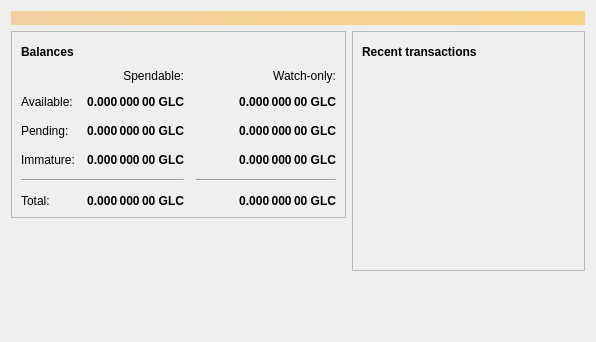
<?xml version="1.0" encoding="UTF-8"?>
<ui version="4.0">
 <class>OverviewPage</class>
 <widget class="QWidget" name="OverviewPage">
  <property name="geometry">
   <rect>
    <x>0</x>
    <y>0</y>
    <width>596</width>
    <height>342</height>
   </rect>
  </property>
  <property name="windowTitle">
   <string>Form</string>
  </property>
  <layout class="QVBoxLayout" name="topLayout">
   <item>
    <widget class="QLabel" name="labelAlerts">
     <property name="visible">
      <bool>false</bool>
     </property>
     <property name="styleSheet">
      <string notr="true">QLabel { background-color: qlineargradient(x1: 0, y1: 0, x2: 1, y2: 0, stop:0 #F0D0A0, stop:1 #F8D488); color:#000000; }</string>
     </property>
     <property name="wordWrap">
      <bool>true</bool>
     </property>
     <property name="margin">
      <number>3</number>
     </property>
     <property name="textInteractionFlags">
      <set>Qt::TextSelectableByMouse</set>
     </property>
    </widget>
   </item>
   <item>
    <layout class="QHBoxLayout" name="horizontalLayout" stretch="1,1">
     <item>
      <layout class="QVBoxLayout" name="verticalLayout_2">
       <item>
        <widget class="QFrame" name="frame">
         <property name="frameShape">
          <enum>QFrame::StyledPanel</enum>
         </property>
         <property name="frameShadow">
          <enum>QFrame::Raised</enum>
         </property>
         <layout class="QVBoxLayout" name="verticalLayout_4">
          <item>
           <layout class="QHBoxLayout" name="horizontalLayout_4">
            <item>
             <widget class="QLabel" name="label_5">
              <property name="font">
               <font>
                <weight>75</weight>
                <bold>true</bold>
               </font>
              </property>
              <property name="text">
               <string>Balances</string>
              </property>
             </widget>
            </item>
            <item>
             <widget class="QPushButton" name="labelWalletStatus">
              <property name="enabled">
               <bool>true</bool>
              </property>
              <property name="maximumSize">
               <size>
                <width>30</width>
                <height>16777215</height>
               </size>
              </property>
              <property name="toolTip">
               <string>The displayed information may be out of date. Your wallet automatically synchronizes with the Bitcoin network after a connection is established, but this process has not completed yet.</string>
              </property>
              <property name="text">
               <string/>
              </property>
              <property name="icon">
               <iconset resource="../bitcoin.qrc">
                <normaloff>:/icons/warning</normaloff>
                <disabledoff>:/icons/warning</disabledoff>:/icons/warning</iconset>
              </property>
              <property name="iconSize">
               <size>
                <width>24</width>
                <height>24</height>
               </size>
              </property>
              <property name="flat">
               <bool>true</bool>
              </property>
             </widget>
            </item>
            <item>
             <spacer name="horizontalSpacer_3">
              <property name="orientation">
               <enum>Qt::Horizontal</enum>
              </property>
              <property name="sizeHint" stdset="0">
               <size>
                <width>40</width>
                <height>20</height>
               </size>
              </property>
             </spacer>
            </item>
           </layout>
          </item>
          <item>
           <layout class="QGridLayout" name="gridLayout">
            <property name="spacing">
             <number>12</number>
            </property>
            <item row="2" column="2">
             <widget class="QLabel" name="labelWatchPending">
              <property name="font">
               <font>
                <weight>75</weight>
                <bold>true</bold>
               </font>
              </property>
              <property name="cursor">
               <cursorShape>IBeamCursor</cursorShape>
              </property>
              <property name="toolTip">
               <string>Unconfirmed transactions to watch-only addresses</string>
              </property>
              <property name="text">
               <string notr="true">0.000 000 00 GLC</string>
              </property>
              <property name="alignment">
               <set>Qt::AlignRight|Qt::AlignTrailing|Qt::AlignVCenter</set>
              </property>
              <property name="textInteractionFlags">
               <set>Qt::LinksAccessibleByMouse|Qt::TextSelectableByKeyboard|Qt::TextSelectableByMouse</set>
              </property>
             </widget>
            </item>
            <item row="2" column="1">
             <widget class="QLabel" name="labelUnconfirmed">
              <property name="font">
               <font>
                <weight>75</weight>
                <bold>true</bold>
               </font>
              </property>
              <property name="cursor">
               <cursorShape>IBeamCursor</cursorShape>
              </property>
              <property name="toolTip">
               <string>Total of transactions that have yet to be confirmed, and do not yet count toward the spendable balance</string>
              </property>
              <property name="text">
               <string notr="true">0.000 000 00 GLC</string>
              </property>
              <property name="alignment">
               <set>Qt::AlignRight|Qt::AlignTrailing|Qt::AlignVCenter</set>
              </property>
              <property name="textInteractionFlags">
               <set>Qt::LinksAccessibleByMouse|Qt::TextSelectableByKeyboard|Qt::TextSelectableByMouse</set>
              </property>
             </widget>
            </item>
            <item row="3" column="2">
             <widget class="QLabel" name="labelWatchImmature">
              <property name="font">
               <font>
                <weight>75</weight>
                <bold>true</bold>
               </font>
              </property>
              <property name="cursor">
               <cursorShape>IBeamCursor</cursorShape>
              </property>
              <property name="toolTip">
               <string>Mined balance in watch-only addresses that has not yet matured</string>
              </property>
              <property name="text">
               <string notr="true">0.000 000 00 GLC</string>
              </property>
              <property name="alignment">
               <set>Qt::AlignRight|Qt::AlignTrailing|Qt::AlignVCenter</set>
              </property>
              <property name="textInteractionFlags">
               <set>Qt::LinksAccessibleByMouse|Qt::TextSelectableByKeyboard|Qt::TextSelectableByMouse</set>
              </property>
             </widget>
            </item>
            <item row="4" column="0" colspan="2">
             <widget class="Line" name="line">
              <property name="orientation">
               <enum>Qt::Horizontal</enum>
              </property>
             </widget>
            </item>
            <item row="4" column="2">
             <widget class="Line" name="lineWatchBalance">
              <property name="sizePolicy">
               <sizepolicy hsizetype="Preferred" vsizetype="Fixed">
                <horstretch>0</horstretch>
                <verstretch>0</verstretch>
               </sizepolicy>
              </property>
              <property name="minimumSize">
               <size>
                <width>140</width>
                <height>0</height>
               </size>
              </property>
              <property name="orientation">
               <enum>Qt::Horizontal</enum>
              </property>
             </widget>
            </item>
            <item row="5" column="0">
             <widget class="QLabel" name="labelTotalText">
              <property name="text">
               <string>Total:</string>
              </property>
             </widget>
            </item>
            <item row="3" column="1">
             <widget class="QLabel" name="labelImmature">
              <property name="font">
               <font>
                <weight>75</weight>
                <bold>true</bold>
               </font>
              </property>
              <property name="cursor">
               <cursorShape>IBeamCursor</cursorShape>
              </property>
              <property name="toolTip">
               <string>Mined balance that has not yet matured</string>
              </property>
              <property name="text">
               <string notr="true">0.000 000 00 GLC</string>
              </property>
              <property name="alignment">
               <set>Qt::AlignRight|Qt::AlignTrailing|Qt::AlignVCenter</set>
              </property>
              <property name="textInteractionFlags">
               <set>Qt::LinksAccessibleByMouse|Qt::TextSelectableByKeyboard|Qt::TextSelectableByMouse</set>
              </property>
             </widget>
            </item>
            <item row="2" column="3">
             <spacer name="horizontalSpacer_2">
              <property name="orientation">
               <enum>Qt::Horizontal</enum>
              </property>
              <property name="sizeHint" stdset="0">
               <size>
                <width>40</width>
                <height>20</height>
               </size>
              </property>
             </spacer>
            </item>
            <item row="3" column="0">
             <widget class="QLabel" name="labelImmatureText">
              <property name="text">
               <string>Immature:</string>
              </property>
             </widget>
            </item>
            <item row="5" column="1">
             <widget class="QLabel" name="labelTotal">
              <property name="font">
               <font>
                <weight>75</weight>
                <bold>true</bold>
               </font>
              </property>
              <property name="cursor">
               <cursorShape>IBeamCursor</cursorShape>
              </property>
              <property name="toolTip">
               <string>Your current total balance</string>
              </property>
              <property name="text">
               <string notr="true">0.000 000 00 GLC</string>
              </property>
              <property name="alignment">
               <set>Qt::AlignRight|Qt::AlignTrailing|Qt::AlignVCenter</set>
              </property>
              <property name="textInteractionFlags">
               <set>Qt::LinksAccessibleByMouse|Qt::TextSelectableByKeyboard|Qt::TextSelectableByMouse</set>
              </property>
             </widget>
            </item>
            <item row="5" column="2">
             <widget class="QLabel" name="labelWatchTotal">
              <property name="font">
               <font>
                <weight>75</weight>
                <bold>true</bold>
               </font>
              </property>
              <property name="cursor">
               <cursorShape>IBeamCursor</cursorShape>
              </property>
              <property name="toolTip">
               <string>Current total balance in watch-only addresses</string>
              </property>
              <property name="text">
               <string notr="true">0.000 000 00 GLC</string>
              </property>
              <property name="alignment">
               <set>Qt::AlignRight|Qt::AlignTrailing|Qt::AlignVCenter</set>
              </property>
              <property name="textInteractionFlags">
               <set>Qt::LinksAccessibleByMouse|Qt::TextSelectableByKeyboard|Qt::TextSelectableByMouse</set>
              </property>
             </widget>
            </item>
            <item row="0" column="2">
             <widget class="QLabel" name="labelWatchonly">
              <property name="text">
               <string>Watch-only:</string>
              </property>
              <property name="alignment">
               <set>Qt::AlignRight|Qt::AlignTrailing|Qt::AlignVCenter</set>
              </property>
             </widget>
            </item>
            <item row="1" column="0">
             <widget class="QLabel" name="labelBalanceText">
              <property name="text">
               <string>Available:</string>
              </property>
             </widget>
            </item>
            <item row="1" column="1">
             <widget class="QLabel" name="labelBalance">
              <property name="font">
               <font>
                <weight>75</weight>
                <bold>true</bold>
               </font>
              </property>
              <property name="cursor">
               <cursorShape>IBeamCursor</cursorShape>
              </property>
              <property name="toolTip">
               <string>Your current spendable balance</string>
              </property>
              <property name="text">
               <string notr="true">0.000 000 00 GLC</string>
              </property>
              <property name="alignment">
               <set>Qt::AlignRight|Qt::AlignTrailing|Qt::AlignVCenter</set>
              </property>
              <property name="textInteractionFlags">
               <set>Qt::LinksAccessibleByMouse|Qt::TextSelectableByKeyboard|Qt::TextSelectableByMouse</set>
              </property>
             </widget>
            </item>
            <item row="1" column="2">
             <widget class="QLabel" name="labelWatchAvailable">
              <property name="font">
               <font>
                <weight>75</weight>
                <bold>true</bold>
               </font>
              </property>
              <property name="cursor">
               <cursorShape>IBeamCursor</cursorShape>
              </property>
              <property name="toolTip">
               <string>Your current balance in watch-only addresses</string>
              </property>
              <property name="text">
               <string notr="true">0.000 000 00 GLC</string>
              </property>
              <property name="alignment">
               <set>Qt::AlignRight|Qt::AlignTrailing|Qt::AlignVCenter</set>
              </property>
              <property name="textInteractionFlags">
               <set>Qt::LinksAccessibleByMouse|Qt::TextSelectableByKeyboard|Qt::TextSelectableByMouse</set>
              </property>
             </widget>
            </item>
            <item row="2" column="0">
             <widget class="QLabel" name="labelPendingText">
              <property name="text">
               <string>Pending:</string>
              </property>
             </widget>
            </item>
            <item row="0" column="1">
             <widget class="QLabel" name="labelSpendable">
              <property name="text">
               <string>Spendable:</string>
              </property>
              <property name="alignment">
               <set>Qt::AlignRight|Qt::AlignTrailing|Qt::AlignVCenter</set>
              </property>
             </widget>
            </item>
           </layout>
          </item>
         </layout>
        </widget>
       </item>
       <item>
        <spacer name="verticalSpacer">
         <property name="orientation">
          <enum>Qt::Vertical</enum>
         </property>
         <property name="sizeHint" stdset="0">
          <size>
           <width>20</width>
           <height>40</height>
          </size>
         </property>
        </spacer>
       </item>
      </layout>
     </item>
     <item>
      <layout class="QVBoxLayout" name="verticalLayout_3">
       <item>
        <widget class="QFrame" name="frame_2">
         <property name="frameShape">
          <enum>QFrame::StyledPanel</enum>
         </property>
         <property name="frameShadow">
          <enum>QFrame::Raised</enum>
         </property>
         <layout class="QVBoxLayout" name="verticalLayout">
          <item>
           <layout class="QHBoxLayout" name="horizontalLayout_2">
            <item>
             <widget class="QLabel" name="label_4">
              <property name="font">
               <font>
                <weight>75</weight>
                <bold>true</bold>
               </font>
              </property>
              <property name="text">
               <string>Recent transactions</string>
              </property>
             </widget>
            </item>
            <item>
             <widget class="QPushButton" name="labelTransactionsStatus">
              <property name="enabled">
               <bool>true</bool>
              </property>
              <property name="maximumSize">
               <size>
                <width>30</width>
                <height>16777215</height>
               </size>
              </property>
              <property name="toolTip">
               <string>The displayed information may be out of date. Your wallet automatically synchronizes with the Bitcoin network after a connection is established, but this process has not completed yet.</string>
              </property>
              <property name="text">
               <string/>
              </property>
              <property name="icon">
               <iconset resource="../bitcoin.qrc">
                <normaloff>:/icons/warning</normaloff>
                <disabledoff>:/icons/warning</disabledoff>:/icons/warning</iconset>
              </property>
              <property name="iconSize">
               <size>
                <width>24</width>
                <height>24</height>
               </size>
              </property>
              <property name="flat">
               <bool>true</bool>
              </property>
             </widget>
            </item>
            <item>
             <spacer name="horizontalSpacer">
              <property name="orientation">
               <enum>Qt::Horizontal</enum>
              </property>
              <property name="sizeHint" stdset="0">
               <size>
                <width>40</width>
                <height>20</height>
               </size>
              </property>
             </spacer>
            </item>
           </layout>
          </item>
          <item>
           <widget class="QListView" name="listTransactions">
            <property name="styleSheet">
             <string notr="true">QListView { background: transparent; }</string>
            </property>
            <property name="frameShape">
             <enum>QFrame::NoFrame</enum>
            </property>
            <property name="verticalScrollBarPolicy">
             <enum>Qt::ScrollBarAlwaysOff</enum>
            </property>
            <property name="horizontalScrollBarPolicy">
             <enum>Qt::ScrollBarAlwaysOff</enum>
            </property>
            <property name="selectionMode">
             <enum>QAbstractItemView::NoSelection</enum>
            </property>
           </widget>
          </item>
         </layout>
        </widget>
       </item>
       <item>
        <spacer name="verticalSpacer_2">
         <property name="orientation">
          <enum>Qt::Vertical</enum>
         </property>
         <property name="sizeHint" stdset="0">
          <size>
           <width>20</width>
           <height>40</height>
          </size>
         </property>
        </spacer>
       </item>
      </layout>
     </item>
    </layout>
   </item>
  </layout>
 </widget>
 <resources/>
 <connections/>
</ui>
